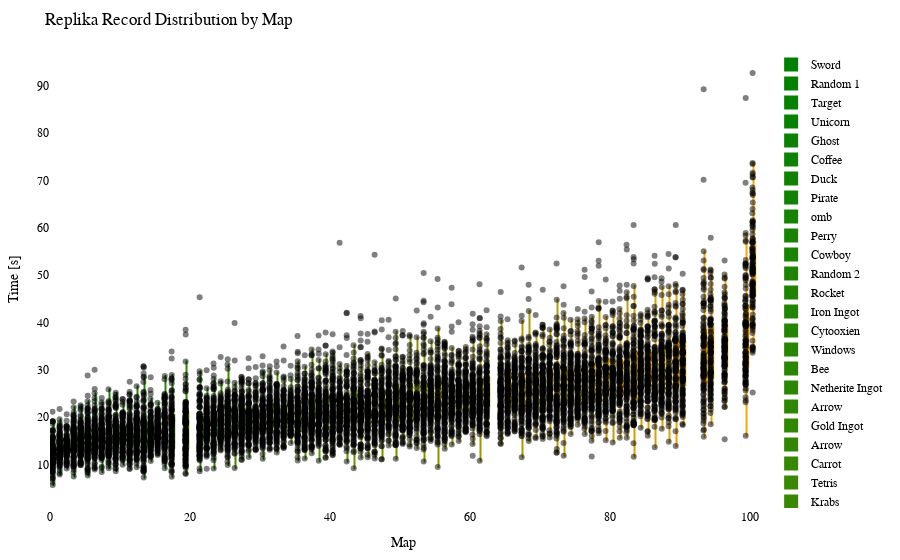

The cell this chart's notebook holds for it:
### Code cell
import plotly.graph_objects as go
import plotly.io as pio
from matplotlib.colors import LinearSegmentedColormap, to_hex

df = getRecordsDataframe(minigame="Replika")

# sort df columns by mean value 
df = df.reindex(df.mean().sort_values().index, axis=1)

# drop sum column
df = df.drop(columns=["Sum"])

# replace 25 with NaN
df = df.replace(25, np.nan)

# remove "ms " from column names
df.columns = df.columns.str.replace('ms ', '')

# Exclude the first column (assuming it's the column you don't want to include)
df_to_html = df.iloc[:, 1:]

# Calculate the offset for centering the data points
num_columns = len(df_to_html.columns)
offset = 0.5

# Create a green to orange gradient
cmap = LinearSegmentedColormap.from_list("green_orange", ["green", "orange"])
colors = [to_hex(cmap(i / (num_columns - 1))) for i in range(num_columns)]

# Create a Swarm plot using Plotly
fig = go.Figure()

for i, (column, color) in enumerate(zip(df_to_html.columns, colors)):
    x_values = [i + offset] * len(df_to_html[column])  # Adjust x-values with offset for horizontal centering
    fig.add_trace(go.Box(x=x_values,
                         y=df_to_html[column],
                         name=column,
                         boxpoints='all',
                         pointpos=-0.5,  # Adjust point position to prevent overlapping
                         marker=dict(color='rgba(0,0,0,0.5)', size=6),  # Adjust marker color and size
                         line=dict(color=color),
                         fillcolor=color,
                         hovertext=df_to_html.index,
                         hoverinfo='name+text+y',
                         showlegend=True))

fig.update_layout(title="Replika Record Distribution by Map",
                  xaxis=dict(title="Map"),
                  yaxis=dict(title="Time [s]"),
                  showlegend=True,
                  font=dict(family="Arial", size=12, color="black"),  # Customize font
                  plot_bgcolor="white",  # Set background color
                  margin=dict(l=50, r=50, t=50, b=50),  # Adjust margins for better layout
                  )

# Show the figure
fig.show()

# Export the plot to an HTML file
pio.write_html(fig, "out/repl_swarm_plot.html")

### Figure 1 — Plotly figure (JSON) as saved in the notebook; plotly's stock layout.template omitted (floating-point values rounded to 4 significant figures; data arrays with more than 128 entries replaced by an {"elided": "..."} marker saying what was removed)
{"data": [{"boxpoints": "all", "fillcolor": "#008000", "hoverinfo": "name+text+y", "hovertext": {"elided": "208 str values"}, "line": {"color": "#008000"}, "marker": {"color": "rgba(0,0,0,0.5)", "size": 6}, "name": "Sword", "pointpos": -0.5, "showlegend": true, "type": "box", "x": {"elided": "208 float values"}, "y": {"elided": "208 float values"}}, {"boxpoints": "all", "fillcolor": "#028000", "hoverinfo": "name+text+y", "hovertext": {"elided": "208 str values"}, "line": {"color": "#028000"}, "marker": {"color": "rgba(0,0,0,0.5)", "size": 6}, "name": "Random 1", "pointpos": -0.5, "showlegend": true, "type": "box", "x": {"elided": "208 float values"}, "y": {"elided": "208 float values"}}, {"boxpoints": "all", "fillcolor": "#058100", "hoverinfo": "name+text+y", "hovertext": {"elided": "208 str values"}, "line": {"color": "#058100"}, "marker": {"color": "rgba(0,0,0,0.5)", "size": 6}, "name": "Target", "pointpos": -0.5, "showlegend": true, "type": "box", "x": {"elided": "208 float values"}, "y": {"elided": "208 float values"}}, {"boxpoints": "all", "fillcolor": "#078100", "hoverinfo": "name+text+y", "hovertext": {"elided": "208 str values"}, "line": {"color": "#078100"}, "marker": {"color": "rgba(0,0,0,0.5)", "size": 6}, "name": "Unicorn", "pointpos": -0.5, "showlegend": true, "type": "box", "x": {"elided": "208 float values"}, "y": {"elided": "208 float values"}}, {"boxpoints": "all", "fillcolor": "#0a8100", "hoverinfo": "name+text+y", "hovertext": {"elided": "208 str values"}, "line": {"color": "#0a8100"}, "marker": {"color": "rgba(0,0,0,0.5)", "size": 6}, "name": "Ghost", "pointpos": -0.5, "showlegend": true, "type": "box", "x": {"elided": "208 float values"}, "y": {"elided": "208 float values"}}, {"boxpoints": "all", "fillcolor": "#0c8200", "hoverinfo": "name+text+y", "hovertext": {"elided": "208 str values"}, "line": {"color": "#0c8200"}, "marker": {"color": "rgba(0,0,0,0.5)", "size": 6}, "name": "Coffee", "pointpos": -0.5, "showlegend": true, "type": "box", "x": {"elided": "208 float values"}, "y": {"elided": "208 float values"}}, {"boxpoints": "all", "fillcolor": "#0f8200", "hoverinfo": "name+text+y", "hovertext": {"elided": "208 str values"}, "line": {"color": "#0f8200"}, "marker": {"color": "rgba(0,0,0,0.5)", "size": 6}, "name": "Duck", "pointpos": -0.5, "showlegend": true, "type": "box", "x": {"elided": "208 float values"}, "y": {"elided": "208 float values"}}, {"boxpoints": "all", "fillcolor": "#118200", "hoverinfo": "name+text+y", "hovertext": {"elided": "208 str values"}, "line": {"color": "#118200"}, "marker": {"color": "rgba(0,0,0,0.5)", "size": 6}, "name": "Pirate", "pointpos": -0.5, "showlegend": true, "type": "box", "x": {"elided": "208 float values"}, "y": {"elided": "208 float values"}}, {"boxpoints": "all", "fillcolor": "#148300", "hoverinfo": "name+text+y", "hovertext": {"elided": "208 str values"}, "line": {"color": "#148300"}, "marker": {"color": "rgba(0,0,0,0.5)", "size": 6}, "name": "omb", "pointpos": -0.5, "showlegend": true, "type": "box", "x": {"elided": "208 float values"}, "y": {"elided": "208 float values"}}, {"boxpoints": "all", "fillcolor": "#178300", "hoverinfo": "name+text+y", "hovertext": {"elided": "208 str values"}, "line": {"color": "#178300"}, "marker": {"color": "rgba(0,0,0,0.5)", "size": 6}, "name": "Perry", "pointpos": -0.5, "showlegend": true, "type": "box", "x": {"elided": "208 float values"}, "y": {"elided": "208 float values"}}, {"boxpoints": "all", "fillcolor": "#198400", "hoverinfo": "name+text+y", "hovertext": {"elided": "208 str values"}, "line": {"color": "#198400"}, "marker": {"color": "rgba(0,0,0,0.5)", "size": 6}, "name": "Cowboy", "pointpos": -0.5, "showlegend": true, "type": "box", "x": {"elided": "208 float values"}, "y": {"elided": "208 float values"}}, {"boxpoints": "all", "fillcolor": "#1c8400", "hoverinfo": "name+text+y", "hovertext": {"elided": "208 str values"}, "line": {"color": "#1c8400"}, "marker": {"color": "rgba(0,0,0,0.5)", "size": 6}, "name": "Random 2", "pointpos": -0.5, "showlegend": true, "type": "box", "x": {"elided": "208 float values"}, "y": {"elided": "208 float values"}}, {"boxpoints": "all", "fillcolor": "#1e8400", "hoverinfo": "name+text+y", "hovertext": {"elided": "208 str values"}, "line": {"color": "#1e8400"}, "marker": {"color": "rgba(0,0,0,0.5)", "size": 6}, "name": "Rocket", "pointpos": -0.5, "showlegend": true, "type": "box", "x": {"elided": "208 float values"}, "y": {"elided": "208 float values"}}, {"boxpoints": "all", "fillcolor": "#218500", "hoverinfo": "name+text+y", "hovertext": {"elided": "208 str values"}, "line": {"color": "#218500"}, "marker": {"color": "rgba(0,0,0,0.5)", "size": 6}, "name": "Iron Ingot", "pointpos": -0.5, "showlegend": true, "type": "box", "x": {"elided": "208 float values"}, "y": {"elided": "208 float values"}}, {"boxpoints": "all", "fillcolor": "#238500", "hoverinfo": "name+text+y", "hovertext": {"elided": "208 str values"}, "line": {"color": "#238500"}, "marker": {"color": "rgba(0,0,0,0.5)", "size": 6}, "name": "Cytooxien", "pointpos": -0.5, "showlegend": true, "type": "box", "x": {"elided": "208 float values"}, "y": {"elided": "208 float values"}}, {"boxpoints": "all", "fillcolor": "#268600", "hoverinfo": "name+text+y", "hovertext": {"elided": "208 str values"}, "line": {"color": "#268600"}, "marker": {"color": "rgba(0,0,0,0.5)", "size": 6}, "name": "Windows", "pointpos": -0.5, "showlegend": true, "type": "box", "x": {"elided": "208 float values"}, "y": {"elided": "208 float values"}}, {"boxpoints": "all", "fillcolor": "#288600", "hoverinfo": "name+text+y", "hovertext": {"elided": "208 str values"}, "line": {"color": "#288600"}, "marker": {"color": "rgba(0,0,0,0.5)", "size": 6}, "name": "Bee", "pointpos": -0.5, "showlegend": true, "type": "box", "x": {"elided": "208 float values"}, "y": {"elided": "208 float values"}}, {"boxpoints": "all", "fillcolor": "#2b8600", "hoverinfo": "name+text+y", "hovertext": {"elided": "208 str values"}, "line": {"color": "#2b8600"}, "marker": {"color": "rgba(0,0,0,0.5)", "size": 6}, "name": "Netherite Ingot", "pointpos": -0.5, "showlegend": true, "type": "box", "x": {"elided": "208 float values"}, "y": {"elided": "208 float values"}}, {"boxpoints": "all", "fillcolor": "#2e8700", "hoverinfo": "name+text+y", "hovertext": {"elided": "208 str values"}, "line": {"color": "#2e8700"}, "marker": {"color": "rgba(0,0,0,0.5)", "size": 6}, "name": "Arrow", "pointpos": -0.5, "showlegend": true, "type": "box", "x": {"elided": "208 float values"}, "y": {"elided": "208x2 float values"}}, {"boxpoints": "all", "fillcolor": "#308700", "hoverinfo": "name+text+y", "hovertext": {"elided": "208 str values"}, "line": {"color": "#308700"}, "marker": {"color": "rgba(0,0,0,0.5)", "size": 6}, "name": "Gold Ingot", "pointpos": -0.5, "showlegend": true, "type": "box", "x": {"elided": "208 float values"}, "y": {"elided": "208 float values"}}, {"boxpoints": "all", "fillcolor": "#338700", "hoverinfo": "name+text+y", "hovertext": {"elided": "208 str values"}, "line": {"color": "#338700"}, "marker": {"color": "rgba(0,0,0,0.5)", "size": 6}, "name": "Arrow", "pointpos": -0.5, "showlegend": true, "type": "box", "x": {"elided": "208 float values"}, "y": {"elided": "208x2 float values"}}, {"boxpoints": "all", "fillcolor": "#358800", "hoverinfo": "name+text+y", "hovertext": {"elided": "208 str values"}, "line": {"color": "#358800"}, "marker": {"color": "rgba(0,0,0,0.5)", "size": 6}, "name": "Carrot", "pointpos": -0.5, "showlegend": true, "type": "box", "x": {"elided": "208 float values"}, "y": {"elided": "208 float values"}}, {"boxpoints": "all", "fillcolor": "#388800", "hoverinfo": "name+text+y", "hovertext": {"elided": "208 str values"}, "line": {"color": "#388800"}, "marker": {"color": "rgba(0,0,0,0.5)", "size": 6}, "name": "Tetris", "pointpos": -0.5, "showlegend": true, "type": "box", "x": {"elided": "208 float values"}, "y": {"elided": "208 float values"}}, {"boxpoints": "all", "fillcolor": "#3a8800", "hoverinfo": "name+text+y", "hovertext": {"elided": "208 str values"}, "line": {"color": "#3a8800"}, "marker": {"color": "rgba(0,0,0,0.5)", "size": 6}, "name": "Krabs", "pointpos": -0.5, "showlegend": true, "type": "box", "x": {"elided": "208 float values"}, "y": {"elided": "208 float values"}}, {"boxpoints": "all", "fillcolor": "#3d8900", "hoverinfo": "name+text+y", "hovertext": {"elided": "208 str values"}, "line": {"color": "#3d8900"}, "marker": {"color": "rgba(0,0,0,0.5)", "size": 6}, "name": "Cookie", "pointpos": -0.5, "showlegend": true, "type": "box", "x": {"elided": "208 float values"}, "y": {"elided": "208 float values"}}, {"boxpoints": "all", "fillcolor": "#408900", "hoverinfo": "name+text+y", "hovertext": {"elided": "208 str values"}, "line": {"color": "#408900"}, "marker": {"color": "rgba(0,0,0,0.5)", "size": 6}, "name": "Poppy", "pointpos": -0.5, "showlegend": true, "type": "box", "x": {"elided": "208 float values"}, "y": {"elided": "208 float values"}}, {"boxpoints": "all", "fillcolor": "#428a00", "hoverinfo": "name+text+y", "hovertext": {"elided": "208 str values"}, "line": {"color": "#428a00"}, "marker": {"color": "rgba(0,0,0,0.5)", "size": 6}, "name": "Koopa", "pointpos": -0.5, "showlegend": true, "type": "box", "x": {"elided": "208 float values"}, "y": {"elided": "208 float values"}}, {"boxpoints": "all", "fillcolor": "#458a00", "hoverinfo": "name+text+y", "hovertext": {"elided": "208 str values"}, "line": {"color": "#458a00"}, "marker": {"color": "rgba(0,0,0,0.5)", "size": 6}, "name": "Pacman Ghost", "pointpos": -0.5, "showlegend": true, "type": "box", "x": {"elided": "208 float values"}, "y": {"elided": "208 float values"}}, {"boxpoints": "all", "fillcolor": "#478a00", "hoverinfo": "name+text+y", "hovertext": {"elided": "208 str values"}, "line": {"color": "#478a00"}, "marker": {"color": "rgba(0,0,0,0.5)", "size": 6}, "name": "Water Temple", "pointpos": -0.5, "showlegend": true, "type": "box", "x": {"elided": "208 float values"}, "y": {"elided": "208 float values"}}, {"boxpoints": "all", "fillcolor": "#4a8b00", "hoverinfo": "name+text+y", "hovertext": {"elided": "208 str values"}, "line": {"color": "#4a8b00"}, "marker": {"color": "rgba(0,0,0,0.5)", "size": 6}, "name": "Twitch", "pointpos": -0.5, "showlegend": true, "type": "box", "x": {"elided": "208 float values"}, "y": {"elided": "208 float values"}}, {"boxpoints": "all", "fillcolor": "#4c8b00", "hoverinfo": "name+text+y", "hovertext": {"elided": "208 str values"}, "line": {"color": "#4c8b00"}, "marker": {"color": "rgba(0,0,0,0.5)", "size": 6}, "name": "Mario", "pointpos": -0.5, "showlegend": true, "type": "box", "x": {"elided": "208 float values"}, "y": {"elided": "208 float values"}}, {"boxpoints": "all", "fillcolor": "#4f8b00", "hoverinfo": "name+text+y", "hovertext": {"elided": "208 str values"}, "line": {"color": "#4f8b00"}, "marker": {"color": "rgba(0,0,0,0.5)", "size": 6}, "name": "Poke Ball", "pointpos": -0.5, "showlegend": true, "type": "box", "x": {"elided": "208 float values"}, "y": {"elided": "208 float values"}}, {"boxpoints": "all", "fillcolor": "#518c00", "hoverinfo": "name+text+y", "hovertext": {"elided": "208 str values"}, "line": {"color": "#518c00"}, "marker": {"color": "rgba(0,0,0,0.5)", "size": 6}, "name": "Diskette", "pointpos": -0.5, "showlegend": true, "type": "box", "x": {"elided": "208 float values"}, "y": {"elided": "208 float values"}}, {"boxpoints": "all", "fillcolor": "#548c00", "hoverinfo": "name+text+y", "hovertext": {"elided": "208 str values"}, "line": {"color": "#548c00"}, "marker": {"color": "rgba(0,0,0,0.5)", "size": 6}, "name": "Controller", "pointpos": -0.5, "showlegend": true, "type": "box", "x": {"elided": "208 float values"}, "y": {"elided": "208 float values"}}, {"boxpoints": "all", "fillcolor": "#578d00", "hoverinfo": "name+text+y", "hovertext": {"elided": "208 str values"}, "line": {"color": "#578d00"}, "marker": {"color": "rgba(0,0,0,0.5)", "size": 6}, "name": "Camera", "pointpos": -0.5, "showlegend": true, "type": "box", "x": {"elided": "208 float values"}, "y": {"elided": "208 float values"}}, {"boxpoints": "all", "fillcolor": "#598d00", "hoverinfo": "name+text+y", "hovertext": {"elided": "208 str values"}, "line": {"color": "#598d00"}, "marker": {"color": "rgba(0,0,0,0.5)", "size": 6}, "name": "House", "pointpos": -0.5, "showlegend": true, "type": "box", "x": {"elided": "208 float values"}, "y": {"elided": "208 float values"}}, {"boxpoints": "all", "fillcolor": "#5c8d00", "hoverinfo": "name+text+y", "hovertext": {"elided": "208 str values"}, "line": {"color": "#5c8d00"}, "marker": {"color": "rgba(0,0,0,0.5)", "size": 6}, "name": "Caterpie", "pointpos": -0.5, "showlegend": true, "type": "box", "x": {"elided": "208 float values"}, "y": {"elided": "208 float values"}}, {"boxpoints": "all", "fillcolor": "#5e8e00", "hoverinfo": "name+text+y", "hovertext": {"elided": "208 str values"}, "line": {"color": "#5e8e00"}, "marker": {"color": "rgba(0,0,0,0.5)", "size": 6}, "name": "YouTube", "pointpos": -0.5, "showlegend": true, "type": "box", "x": {"elided": "208 float values"}, "y": {"elided": "208 float values"}}, {"boxpoints": "all", "fillcolor": "#618e00", "hoverinfo": "name+text+y", "hovertext": {"elided": "208 str values"}, "line": {"color": "#618e00"}, "marker": {"color": "rgba(0,0,0,0.5)", "size": 6}, "name": "Parrot", "pointpos": -0.5, "showlegend": true, "type": "box", "x": {"elided": "208 float values"}, "y": {"elided": "208 float values"}}, {"boxpoints": "all", "fillcolor": "#638e00", "hoverinfo": "name+text+y", "hovertext": {"elided": "208 str values"}, "line": {"color": "#638e00"}, "marker": {"color": "rgba(0,0,0,0.5)", "size": 6}, "name": "Sonic", "pointpos": -0.5, "showlegend": true, "type": "box", "x": {"elided": "208 float values"}, "y": {"elided": "208 float values"}}, {"boxpoints": "all", "fillcolor": "#668f00", "hoverinfo": "name+text+y", "hovertext": {"elided": "208 str values"}, "line": {"color": "#668f00"}, "marker": {"color": "rgba(0,0,0,0.5)", "size": 6}, "name": "Chicken", "pointpos": -0.5, "showlegend": true, "type": "box", "x": {"elided": "208 float values"}, "y": {"elided": "208 float values"}}, {"boxpoints": "all", "fillcolor": "#688f00", "hoverinfo": "name+text+y", "hovertext": {"elided": "208 str values"}, "line": {"color": "#688f00"}, "marker": {"color": "rgba(0,0,0,0.5)", "size": 6}, "name": "Twitter", "pointpos": -0.5, "showlegend": true, "type": "box", "x": {"elided": "208 float values"}, "y": {"elided": "208 float values"}}, {"boxpoints": "all", "fillcolor": "#6b9000", "hoverinfo": "name+text+y", "hovertext": {"elided": "208 str values"}, "line": {"color": "#6b9000"}, "marker": {"color": "rgba(0,0,0,0.5)", "size": 6}, "name": "Baby Yoda", "pointpos": -0.5, "showlegend": true, "type": "box", "x": {"elided": "208 float values"}, "y": {"elided": "208 float values"}}, {"boxpoints": "all", "fillcolor": "#6e9000", "hoverinfo": "name+text+y", "hovertext": {"elided": "208 str values"}, "line": {"color": "#6e9000"}, "marker": {"color": "rgba(0,0,0,0.5)", "size": 6}, "name": "Excavator", "pointpos": -0.5, "showlegend": true, "type": "box", "x": {"elided": "208 float values"}, "y": {"elided": "208 float values"}}, {"boxpoints": "all", "fillcolor": "#709000", "hoverinfo": "name+text+y", "hovertext": {"elided": "208 str values"}, "line": {"color": "#709000"}, "marker": {"color": "rgba(0,0,0,0.5)", "size": 6}, "name": "Frog", "pointpos": -0.5, "showlegend": true, "type": "box", "x": {"elided": "208 float values"}, "y": {"elided": "208 float values"}}, {"boxpoints": "all", "fillcolor": "#739100", "hoverinfo": "name+text+y", "hovertext": {"elided": "208 str values"}, "line": {"color": "#739100"}, "marker": {"color": "rgba(0,0,0,0.5)", "size": 6}, "name": "of Meat", "pointpos": -0.5, "showlegend": true, "type": "box", "x": {"elided": "208 float values"}, "y": {"elided": "208 float values"}}, {"boxpoints": "all", "fillcolor": "#759100", "hoverinfo": "name+text+y", "hovertext": {"elided": "208 str values"}, "line": {"color": "#759100"}, "marker": {"color": "rgba(0,0,0,0.5)", "size": 6}, "name": "Egg", "pointpos": -0.5, "showlegend": true, "type": "box", "x": {"elided": "208 float values"}, "y": {"elided": "208 float values"}}, {"boxpoints": "all", "fillcolor": "#789100", "hoverinfo": "name+text+y", "hovertext": {"elided": "208 str values"}, "line": {"color": "#789100"}, "marker": {"color": "rgba(0,0,0,0.5)", "size": 6}, "name": "Fox", "pointpos": -0.5, "showlegend": true, "type": "box", "x": {"elided": "208 float values"}, "y": {"elided": "208 float values"}}, {"boxpoints": "all", "fillcolor": "#7a9200", "hoverinfo": "name+text+y", "hovertext": {"elided": "208 str values"}, "line": {"color": "#7a9200"}, "marker": {"color": "rgba(0,0,0,0.5)", "size": 6}, "name": "Thinking 2", "pointpos": -0.5, "showlegend": true, "type": "box", "x": {"elided": "208 float values"}, "y": {"elided": "208 float values"}}, {"boxpoints": "all", "fillcolor": "#7d9200", "hoverinfo": "name+text+y", "hovertext": {"elided": "208 str values"}, "line": {"color": "#7d9200"}, "marker": {"color": "rgba(0,0,0,0.5)", "size": 6}, "name": "The Sea", "pointpos": -0.5, "showlegend": true, "type": "box", "x": {"elided": "208 float values"}, "y": {"elided": "208 float values"}}, {"boxpoints": "all", "fillcolor": "#809300", "hoverinfo": "name+text+y", "hovertext": {"elided": "208 str values"}, "line": {"color": "#809300"}, "marker": {"color": "rgba(0,0,0,0.5)", "size": 6}, "name": "Thinking", "pointpos": -0.5, "showlegend": true, "type": "box", "x": {"elided": "208 float values"}, "y": {"elided": "208 float values"}}, {"boxpoints": "all", "fillcolor": "#829300", "hoverinfo": "name+text+y", "hovertext": {"elided": "208 str values"}, "line": {"color": "#829300"}, "marker": {"color": "rgba(0,0,0,0.5)", "size": 6}, "name": "Tree", "pointpos": -0.5, "showlegend": true, "type": "box", "x": {"elided": "208 float values"}, "y": {"elided": "208 float values"}}, {"boxpoints": "all", "fillcolor": "#859300", "hoverinfo": "name+text+y", "hovertext": {"elided": "208 str values"}, "line": {"color": "#859300"}, "marker": {"color": "rgba(0,0,0,0.5)", "size": 6}, "name": "ppHop 2", "pointpos": -0.5, "showlegend": true, "type": "box", "x": {"elided": "208 float values"}, "y": {"elided": "208 float values"}}, {"boxpoints": "all", "fillcolor": "#879400", "hoverinfo": "name+text+y", "hovertext": {"elided": "208 str values"}, "line": {"color": "#879400"}, "marker": {"color": "rgba(0,0,0,0.5)", "size": 6}, "name": "Pizza", "pointpos": -0.5, "showlegend": true, "type": "box", "x": {"elided": "208 float values"}, "y": {"elided": "208 float values"}}, {"boxpoints": "all", "fillcolor": "#8a9400", "hoverinfo": "name+text+y", "hovertext": {"elided": "208 str values"}, "line": {"color": "#8a9400"}, "marker": {"color": "rgba(0,0,0,0.5)", "size": 6}, "name": "Heart", "pointpos": -0.5, "showlegend": true, "type": "box", "x": {"elided": "208 float values"}, "y": {"elided": "208 float values"}}, {"boxpoints": "all", "fillcolor": "#8c9400", "hoverinfo": "name+text+y", "hovertext": {"elided": "208 str values"}, "line": {"color": "#8c9400"}, "marker": {"color": "rgba(0,0,0,0.5)", "size": 6}, "name": "Sheep", "pointpos": -0.5, "showlegend": true, "type": "box", "x": {"elided": "208 float values"}, "y": {"elided": "208 float values"}}, {"boxpoints": "all", "fillcolor": "#8f9500", "hoverinfo": "name+text+y", "hovertext": {"elided": "208 str values"}, "line": {"color": "#8f9500"}, "marker": {"color": "rgba(0,0,0,0.5)", "size": 6}, "name": "French Fries", "pointpos": -0.5, "showlegend": true, "type": "box", "x": {"elided": "208 float values"}, "y": {"elided": "208 float values"}}, {"boxpoints": "all", "fillcolor": "#919500", "hoverinfo": "name+text+y", "hovertext": {"elided": "208 str values"}, "line": {"color": "#919500"}, "marker": {"color": "rgba(0,0,0,0.5)", "size": 6}, "name": "Up", "pointpos": -0.5, "showlegend": true, "type": "box", "x": {"elided": "208 float values"}, "y": {"elided": "208 float values"}}, {"boxpoints": "all", "fillcolor": "#949500", "hoverinfo": "name+text+y", "hovertext": {"elided": "208 str values"}, "line": {"color": "#949500"}, "marker": {"color": "rgba(0,0,0,0.5)", "size": 6}, "name": "Skeleton", "pointpos": -0.5, "showlegend": true, "type": "box", "x": {"elided": "208 float values"}, "y": {"elided": "208 float values"}}, {"boxpoints": "all", "fillcolor": "#979600", "hoverinfo": "name+text+y", "hovertext": {"elided": "208 str values"}, "line": {"color": "#979600"}, "marker": {"color": "rgba(0,0,0,0.5)", "size": 6}, "name": "Among Us", "pointpos": -0.5, "showlegend": true, "type": "box", "x": {"elided": "208 float values"}, "y": {"elided": "208 float values"}}, {"boxpoints": "all", "fillcolor": "#999600", "hoverinfo": "name+text+y", "hovertext": {"elided": "208 str values"}, "line": {"color": "#999600"}, "marker": {"color": "rgba(0,0,0,0.5)", "size": 6}, "name": "Mountain", "pointpos": -0.5, "showlegend": true, "type": "box", "x": {"elided": "208 float values"}, "y": {"elided": "208 float values"}}, {"boxpoints": "all", "fillcolor": "#9c9700", "hoverinfo": "name+text+y", "hovertext": {"elided": "208 str values"}, "line": {"color": "#9c9700"}, "marker": {"color": "rgba(0,0,0,0.5)", "size": 6}, "name": "Cherry", "pointpos": -0.5, "showlegend": true, "type": "box", "x": {"elided": "208 float values"}, "y": {"elided": "208 float values"}}, {"boxpoints": "all", "fillcolor": "#9e9700", "hoverinfo": "name+text+y", "hovertext": {"elided": "208 str values"}, "line": {"color": "#9e9700"}, "marker": {"color": "rgba(0,0,0,0.5)", "size": 6}, "name": "Hourglass", "pointpos": -0.5, "showlegend": true, "type": "box", "x": {"elided": "208 float values"}, "y": {"elided": "208 float values"}}, {"boxpoints": "all", "fillcolor": "#a19700", "hoverinfo": "name+text+y", "hovertext": {"elided": "208 str values"}, "line": {"color": "#a19700"}, "marker": {"color": "rgba(0,0,0,0.5)", "size": 6}, "name": "Cow", "pointpos": -0.5, "showlegend": true, "type": "box", "x": {"elided": "208 float values"}, "y": {"elided": "208x2 float values"}}, {"boxpoints": "all", "fillcolor": "#a39800", "hoverinfo": "name+text+y", "hovertext": {"elided": "208 str values"}, "line": {"color": "#a39800"}, "marker": {"color": "rgba(0,0,0,0.5)", "size": 6}, "name": "Wizard", "pointpos": -0.5, "showlegend": true, "type": "box", "x": {"elided": "208 float values"}, "y": {"elided": "208 float values"}}, {"boxpoints": "all", "fillcolor": "#a69800", "hoverinfo": "name+text+y", "hovertext": {"elided": "208 str values"}, "line": {"color": "#a69800"}, "marker": {"color": "rgba(0,0,0,0.5)", "size": 6}, "name": "Galaxian Alien", "pointpos": -0.5, "showlegend": true, "type": "box", "x": {"elided": "208 float values"}, "y": {"elided": "208 float values"}}, {"boxpoints": "all", "fillcolor": "#a89800", "hoverinfo": "name+text+y", "hovertext": {"elided": "208 str values"}, "line": {"color": "#a89800"}, "marker": {"color": "rgba(0,0,0,0.5)", "size": 6}, "name": "Blue Monster", "pointpos": -0.5, "showlegend": true, "type": "box", "x": {"elided": "208 float values"}, "y": {"elided": "208 float values"}}, {"boxpoints": "all", "fillcolor": "#ab9900", "hoverinfo": "name+text+y", "hovertext": {"elided": "208 str values"}, "line": {"color": "#ab9900"}, "marker": {"color": "rgba(0,0,0,0.5)", "size": 6}, "name": "Eevee", "pointpos": -0.5, "showlegend": true, "type": "box", "x": {"elided": "208 float values"}, "y": {"elided": "208 float values"}}, {"boxpoints": "all", "fillcolor": "#ae9900", "hoverinfo": "name+text+y", "hovertext": {"elided": "208 str values"}, "line": {"color": "#ae9900"}, "marker": {"color": "rgba(0,0,0,0.5)", "size": 6}, "name": "Zombie", "pointpos": -0.5, "showlegend": true, "type": "box", "x": {"elided": "208 float values"}, "y": {"elided": "208 float values"}}, {"boxpoints": "all", "fillcolor": "#b09a00", "hoverinfo": "name+text+y", "hovertext": {"elided": "208 str values"}, "line": {"color": "#b09a00"}, "marker": {"color": "rgba(0,0,0,0.5)", "size": 6}, "name": "Spider", "pointpos": -0.5, "showlegend": true, "type": "box", "x": {"elided": "208 float values"}, "y": {"elided": "208 float values"}}, {"boxpoints": "all", "fillcolor": "#b39a00", "hoverinfo": "name+text+y", "hovertext": {"elided": "208 str values"}, "line": {"color": "#b39a00"}, "marker": {"color": "rgba(0,0,0,0.5)", "size": 6}, "name": "ppHop 1", "pointpos": -0.5, "showlegend": true, "type": "box", "x": {"elided": "208 float values"}, "y": {"elided": "208 float values"}}, {"boxpoints": "all", "fillcolor": "#b59a00", "hoverinfo": "name+text+y", "hovertext": {"elided": "208 str values"}, "line": {"color": "#b59a00"}, "marker": {"color": "rgba(0,0,0,0.5)", "size": 6}, "name": "Slime", "pointpos": -0.5, "showlegend": true, "type": "box", "x": {"elided": "208 float values"}, "y": {"elided": "208 float values"}}, {"boxpoints": "all", "fillcolor": "#b89b00", "hoverinfo": "name+text+y", "hovertext": {"elided": "208 str values"}, "line": {"color": "#b89b00"}, "marker": {"color": "rgba(0,0,0,0.5)", "size": 6}, "name": "Penguin", "pointpos": -0.5, "showlegend": true, "type": "box", "x": {"elided": "208 float values"}, "y": {"elided": "208 float values"}}, {"boxpoints": "all", "fillcolor": "#ba9b00", "hoverinfo": "name+text+y", "hovertext": {"elided": "208 str values"}, "line": {"color": "#ba9b00"}, "marker": {"color": "rgba(0,0,0,0.5)", "size": 6}, "name": "Mouse", "pointpos": -0.5, "showlegend": true, "type": "box", "x": {"elided": "208 float values"}, "y": {"elided": "208 float values"}}, {"boxpoints": "all", "fillcolor": "#bd9b00", "hoverinfo": "name+text+y", "hovertext": {"elided": "208 str values"}, "line": {"color": "#bd9b00"}, "marker": {"color": "rgba(0,0,0,0.5)", "size": 6}, "name": "Turtle", "pointpos": -0.5, "showlegend": true, "type": "box", "x": {"elided": "208 float values"}, "y": {"elided": "208 float values"}}, {"boxpoints": "all", "fillcolor": "#c09c00", "hoverinfo": "name+text+y", "hovertext": {"elided": "208 str values"}, "line": {"color": "#c09c00"}, "marker": {"color": "rgba(0,0,0,0.5)", "size": 6}, "name": "Instagram", "pointpos": -0.5, "showlegend": true, "type": "box", "x": {"elided": "208 float values"}, "y": {"elided": "208 float values"}}, {"boxpoints": "all", "fillcolor": "#c29c00", "hoverinfo": "name+text+y", "hovertext": {"elided": "208 str values"}, "line": {"color": "#c29c00"}, "marker": {"color": "rgba(0,0,0,0.5)", "size": 6}, "name": "muss los", "pointpos": -0.5, "showlegend": true, "type": "box", "x": {"elided": "208 float values"}, "y": {"elided": "208 float values"}}, {"boxpoints": "all", "fillcolor": "#c59d00", "hoverinfo": "name+text+y", "hovertext": {"elided": "208 str values"}, "line": {"color": "#c59d00"}, "marker": {"color": "rgba(0,0,0,0.5)", "size": 6}, "name": "Skeleton Skull", "pointpos": -0.5, "showlegend": true, "type": "box", "x": {"elided": "208 float values"}, "y": {"elided": "208 float values"}}, {"boxpoints": "all", "fillcolor": "#c79d00", "hoverinfo": "name+text+y", "hovertext": {"elided": "208 str values"}, "line": {"color": "#c79d00"}, "marker": {"color": "rgba(0,0,0,0.5)", "size": 6}, "name": "Blinky", "pointpos": -0.5, "showlegend": true, "type": "box", "x": {"elided": "208 float values"}, "y": {"elided": "208 float values"}}, {"boxpoints": "all", "fillcolor": "#ca9d00", "hoverinfo": "name+text+y", "hovertext": {"elided": "208 str values"}, "line": {"color": "#ca9d00"}, "marker": {"color": "rgba(0,0,0,0.5)", "size": 6}, "name": "Cake", "pointpos": -0.5, "showlegend": true, "type": "box", "x": {"elided": "208 float values"}, "y": {"elided": "208 float values"}}, {"boxpoints": "all", "fillcolor": "#cc9e00", "hoverinfo": "name+text+y", "hovertext": {"elided": "208 str values"}, "line": {"color": "#cc9e00"}, "marker": {"color": "rgba(0,0,0,0.5)", "size": 6}, "name": "Charizard", "pointpos": -0.5, "showlegend": true, "type": "box", "x": {"elided": "208 float values"}, "y": {"elided": "208 float values"}}, {"boxpoints": "all", "fillcolor": "#cf9e00", "hoverinfo": "name+text+y", "hovertext": {"elided": "208 str values"}, "line": {"color": "#cf9e00"}, "marker": {"color": "rgba(0,0,0,0.5)", "size": 6}, "name": "Globe", "pointpos": -0.5, "showlegend": true, "type": "box", "x": {"elided": "208 float values"}, "y": {"elided": "208 float values"}}, {"boxpoints": "all", "fillcolor": "#d19e00", "hoverinfo": "name+text+y", "hovertext": {"elided": "208 str values"}, "line": {"color": "#d19e00"}, "marker": {"color": "rgba(0,0,0,0.5)", "size": 6}, "name": "Princess", "pointpos": -0.5, "showlegend": true, "type": "box", "x": {"elided": "208 float values"}, "y": {"elided": "208 float values"}}, {"boxpoints": "all", "fillcolor": "#d49f00", "hoverinfo": "name+text+y", "hovertext": {"elided": "208 str values"}, "line": {"color": "#d49f00"}, "marker": {"color": "rgba(0,0,0,0.5)", "size": 6}, "name": "Apple", "pointpos": -0.5, "showlegend": true, "type": "box", "x": {"elided": "208 float values"}, "y": {"elided": "208 float values"}}, {"boxpoints": "all", "fillcolor": "#d79f00", "hoverinfo": "name+text+y", "hovertext": {"elided": "208 str values"}, "line": {"color": "#d79f00"}, "marker": {"color": "rgba(0,0,0,0.5)", "size": 6}, "name": "TNT", "pointpos": -0.5, "showlegend": true, "type": "box", "x": {"elided": "208 float values"}, "y": {"elided": "208 float values"}}, {"boxpoints": "all", "fillcolor": "#d99f00", "hoverinfo": "name+text+y", "hovertext": {"elided": "208 str values"}, "line": {"color": "#d99f00"}, "marker": {"color": "rgba(0,0,0,0.5)", "size": 6}, "name": "Smurf", "pointpos": -0.5, "showlegend": true, "type": "box", "x": {"elided": "208 float values"}, "y": {"elided": "208 float values"}}, {"boxpoints": "all", "fillcolor": "#dca000", "hoverinfo": "name+text+y", "hovertext": {"elided": "208 str values"}, "line": {"color": "#dca000"}, "marker": {"color": "rgba(0,0,0,0.5)", "size": 6}, "name": "Kitty", "pointpos": -0.5, "showlegend": true, "type": "box", "x": {"elided": "208 float values"}, "y": {"elided": "208 float values"}}, {"boxpoints": "all", "fillcolor": "#dea000", "hoverinfo": "name+text+y", "hovertext": {"elided": "208 str values"}, "line": {"color": "#dea000"}, "marker": {"color": "rgba(0,0,0,0.5)", "size": 6}, "name": "Mooshroom", "pointpos": -0.5, "showlegend": true, "type": "box", "x": {"elided": "208 float values"}, "y": {"elided": "208 float values"}}, {"boxpoints": "all", "fillcolor": "#e1a100", "hoverinfo": "name+text+y", "hovertext": {"elided": "208 str values"}, "line": {"color": "#e1a100"}, "marker": {"color": "rgba(0,0,0,0.5)", "size": 6}, "name": "Robin Hood", "pointpos": -0.5, "showlegend": true, "type": "box", "x": {"elided": "208 float values"}, "y": {"elided": "208 float values"}}, {"boxpoints": "all", "fillcolor": "#e3a100", "hoverinfo": "name+text+y", "hovertext": {"elided": "208 str values"}, "line": {"color": "#e3a100"}, "marker": {"color": "rgba(0,0,0,0.5)", "size": 6}, "name": "Toad", "pointpos": -0.5, "showlegend": true, "type": "box", "x": {"elided": "208 float values"}, "y": {"elided": "208 float values"}}, {"boxpoints": "all", "fillcolor": "#e6a100", "hoverinfo": "name+text+y", "hovertext": {"elided": "208 str values"}, "line": {"color": "#e6a100"}, "marker": {"color": "rgba(0,0,0,0.5)", "size": 6}, "name": "Guardian", "pointpos": -0.5, "showlegend": true, "type": "box", "x": {"elided": "208 float values"}, "y": {"elided": "208 float values"}}, {"boxpoints": "all", "fillcolor": "#e8a200", "hoverinfo": "name+text+y", "hovertext": {"elided": "208 str values"}, "line": {"color": "#e8a200"}, "marker": {"color": "rgba(0,0,0,0.5)", "size": 6}, "name": "Doge", "pointpos": -0.5, "showlegend": true, "type": "box", "x": {"elided": "208 float values"}, "y": {"elided": "208x2 float values"}}, {"boxpoints": "all", "fillcolor": "#eba200", "hoverinfo": "name+text+y", "hovertext": {"elided": "208 str values"}, "line": {"color": "#eba200"}, "marker": {"color": "rgba(0,0,0,0.5)", "size": 6}, "name": "Cow", "pointpos": -0.5, "showlegend": true, "type": "box", "x": {"elided": "208 float values"}, "y": {"elided": "208x2 float values"}}, {"boxpoints": "all", "fillcolor": "#eea300", "hoverinfo": "name+text+y", "hovertext": {"elided": "208 str values"}, "line": {"color": "#eea300"}, "marker": {"color": "rgba(0,0,0,0.5)", "size": 6}, "name": "Ender Pearl", "pointpos": -0.5, "showlegend": true, "type": "box", "x": {"elided": "208 float values"}, "y": {"elided": "208 float values"}}, {"boxpoints": "all", "fillcolor": "#f0a300", "hoverinfo": "name+text+y", "hovertext": {"elided": "208 str values"}, "line": {"color": "#f0a300"}, "marker": {"color": "rgba(0,0,0,0.5)", "size": 6}, "name": "Kirby", "pointpos": -0.5, "showlegend": true, "type": "box", "x": {"elided": "208 float values"}, "y": {"elided": "208 float values"}}, {"boxpoints": "all", "fillcolor": "#f3a300", "hoverinfo": "name+text+y", "hovertext": {"elided": "208 str values"}, "line": {"color": "#f3a300"}, "marker": {"color": "rgba(0,0,0,0.5)", "size": 6}, "name": "Doge", "pointpos": -0.5, "showlegend": true, "type": "box", "x": {"elided": "208 float values"}, "y": {"elided": "208x2 float values"}}, {"boxpoints": "all", "fillcolor": "#f5a400", "hoverinfo": "name+text+y", "hovertext": {"elided": "208 str values"}, "line": {"color": "#f5a400"}, "marker": {"color": "rgba(0,0,0,0.5)", "size": 6}, "name": "Piranha Plant", "pointpos": -0.5, "showlegend": true, "type": "box", "x": {"elided": "208 float values"}, "y": {"elided": "208 float values"}}, {"boxpoints": "all", "fillcolor": "#f8a400", "hoverinfo": "name+text+y", "hovertext": {"elided": "208 str values"}, "line": {"color": "#f8a400"}, "marker": {"color": "rgba(0,0,0,0.5)", "size": 6}, "name": "Deadpool", "pointpos": -0.5, "showlegend": true, "type": "box", "x": {"elided": "208 float values"}, "y": {"elided": "208x2 float values"}}, {"boxpoints": "all", "fillcolor": "#faa400", "hoverinfo": "name+text+y", "hovertext": {"elided": "208 str values"}, "line": {"color": "#faa400"}, "marker": {"color": "rgba(0,0,0,0.5)", "size": 6}, "name": "Deadpool", "pointpos": -0.5, "showlegend": true, "type": "box", "x": {"elided": "208 float values"}, "y": {"elided": "208x2 float values"}}, {"boxpoints": "all", "fillcolor": "#fda500", "hoverinfo": "name+text+y", "hovertext": {"elided": "208 str values"}, "line": {"color": "#fda500"}, "marker": {"color": "rgba(0,0,0,0.5)", "size": 6}, "name": "Pikachu", "pointpos": -0.5, "showlegend": true, "type": "box", "x": {"elided": "208 float values"}, "y": {"elided": "208 float values"}}, {"boxpoints": "all", "fillcolor": "#ffa500", "hoverinfo": "name+text+y", "hovertext": {"elided": "208 str values"}, "line": {"color": "#ffa500"}, "marker": {"color": "rgba(0,0,0,0.5)", "size": 6}, "name": "Creeper", "pointpos": -0.5, "showlegend": true, "type": "box", "x": {"elided": "208 float values"}, "y": {"elided": "208 float values"}}], "layout": {"font": {"color": "black", "family": "Arial", "size": 12}, "margin": {"b": 50, "l": 50, "r": 50, "t": 50}, "plot_bgcolor": "white", "showlegend": true, "title": {"text": "Replika Record Distribution by Map"}, "xaxis": {"title": {"text": "Map"}}, "yaxis": {"title": {"text": "Time [s]"}}}}
